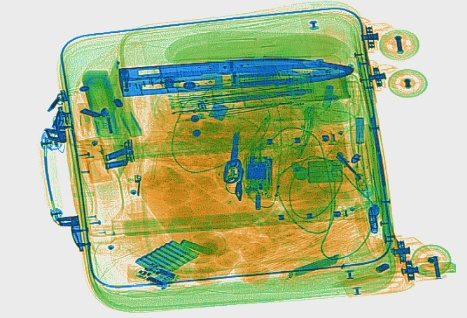
#> input picture nsmail.jpg, 467 x 318 px
$ python substract.py
#> lines starting #> are read from the running program, lines starting #| are printed output that depends on the picture
import cv2

# 加载两个图像
img1 = cv2.imread('nsmail.jpg')
#> img1 is the input picture: shape (318, 467, 3); mean B, G, R 146.5, 189.5, 174.7
img2 = cv2.imread('nsmail-1.jpg')
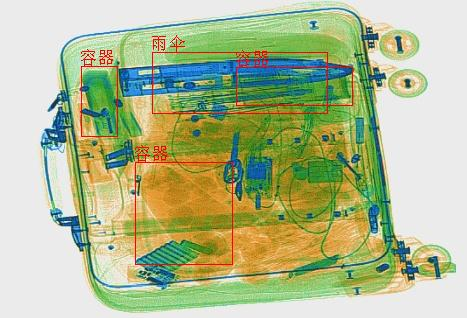
#> input picture nsmail-1.jpg, 467 x 318 px
#> img2 is the input picture: shape (318, 467, 3); mean B, G, R 145.2, 187.3, 176.3

height, width, channels = img1.shape
#> height = 318; width = 467; channels = 3
print('Image size: {} x {} pixels'.format(width, height))
#| Image size: 467 x 318 pixels
# 计算两个图像的差
diff = cv2.subtract(img1, img2)
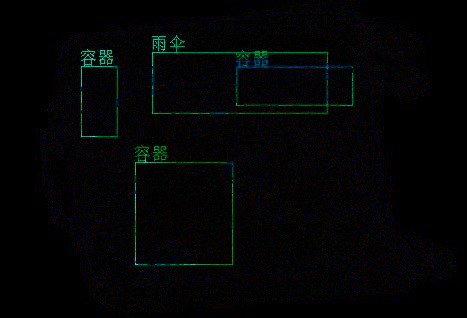
#> diff: shape (318, 467, 3); mean B, G, R 4.5, 4.2, 2.9

# 显示差异图像
cv2.imshow('Difference', diff)
cv2.waitKey(0)
cv2.destroyAllWindows()
